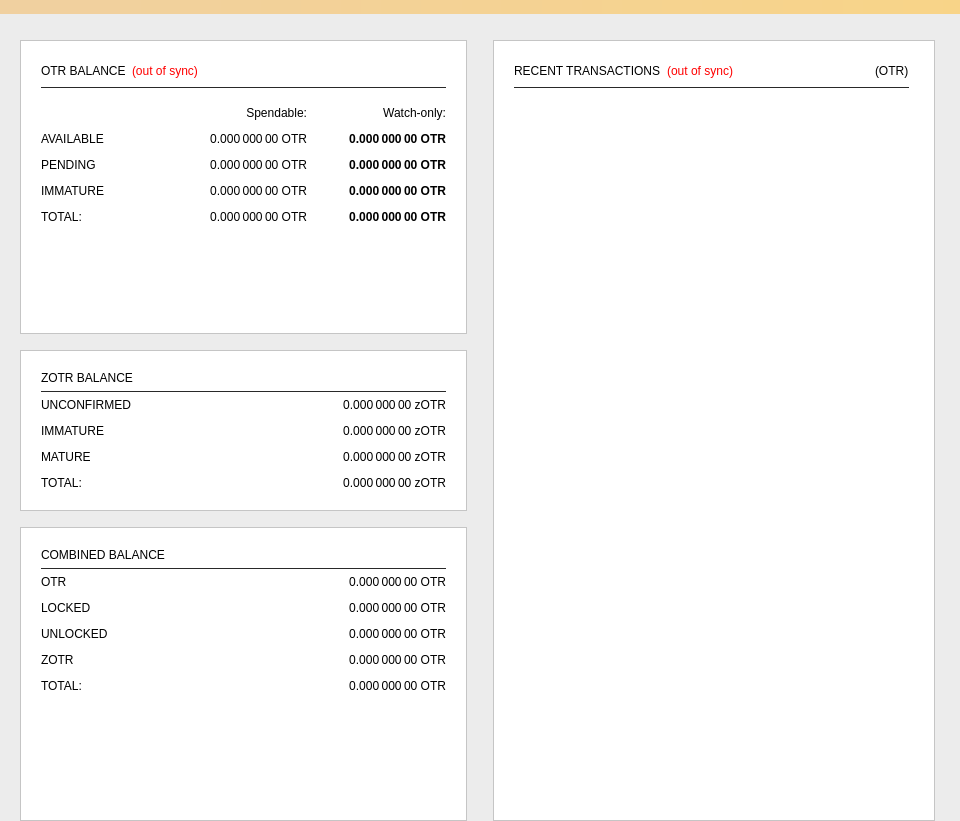
<?xml version="1.0" encoding="UTF-8"?>
<ui version="4.0">
 <class>OverviewPage</class>
 <widget class="QWidget" name="OverviewPage">
  <property name="geometry">
   <rect>
    <x>0</x>
    <y>0</y>
    <width>960</width>
    <height>821</height>
   </rect>
  </property>
  <property name="minimumSize">
   <size>
    <width>960</width>
    <height>0</height>
   </size>
  </property>
  <property name="windowTitle">
   <string>Form</string>
  </property>
  <property name="styleSheet">
   <string notr="true">background-color: #ececec;</string>
  </property>
  <layout class="QVBoxLayout" name="topLayout">
   <property name="leftMargin">
    <number>0</number>
   </property>
   <property name="topMargin">
    <number>0</number>
   </property>
   <property name="rightMargin">
    <number>0</number>
   </property>
   <property name="bottomMargin">
    <number>0</number>
   </property>
   <item>
    <widget class="QLabel" name="labelAlerts">
     <property name="visible">
      <bool>false</bool>
     </property>
     <property name="styleSheet">
      <string notr="true">background-color: qlineargradient(x1: 0, y1: 0, x2: 1, y2: 0, stop:0 #F0D0A0, stop:1 #F8D488); color:#000000;</string>
     </property>
     <property name="wordWrap">
      <bool>true</bool>
     </property>
     <property name="margin">
      <number>3</number>
     </property>
    </widget>
   </item>
   <item>
    <widget class="QLabel" name="label">
     <property name="text">
      <string/>
     </property>
     <property name="pixmap">
      <pixmap resource="../OTRchain.qrc">:/images/OTRchain_logo_horizontal</pixmap>
     </property>
     <property name="alignment">
      <set>Qt::AlignCenter</set>
     </property>
     <property name="margin">
      <number>27</number>
     </property>
    </widget>
   </item>
   <item>
    <layout class="QHBoxLayout" name="horizontalLayout" stretch="1,1">
     <property name="bottomMargin">
      <number>0</number>
     </property>
     <item>
      <layout class="QVBoxLayout" name="verticalLayout_2">
       <property name="leftMargin">
        <number>20</number>
       </property>
       <property name="rightMargin">
        <number>10</number>
       </property>
       <item>
        <widget class="QFrame" name="frame">
         <property name="styleSheet">
          <string notr="true">background-color: #FFFFFF;</string>
         </property>
         <property name="frameShape">
          <enum>QFrame::StyledPanel</enum>
         </property>
         <property name="frameShadow">
          <enum>QFrame::Raised</enum>
         </property>
         <layout class="QVBoxLayout" name="verticalLayout_4">
          <property name="leftMargin">
           <number>20</number>
          </property>
          <property name="topMargin">
           <number>20</number>
          </property>
          <property name="rightMargin">
           <number>20</number>
          </property>
          <property name="bottomMargin">
           <number>20</number>
          </property>
          <item>
           <layout class="QHBoxLayout" name="horizontalLayout_4">
            <item>
             <widget class="QLabel" name="label_5">
              <property name="font">
               <font>
                <weight>50</weight>
                <bold>false</bold>
               </font>
              </property>
              <property name="text">
               <string>OTR BALANCE</string>
              </property>
             </widget>
            </item>
            <item>
             <widget class="QLabel" name="labelWalletStatus">
              <property name="cursor">
               <cursorShape>WhatsThisCursor</cursorShape>
              </property>
              <property name="toolTip">
               <string>The displayed information may be out of date. Your wallet automatically synchronizes with the OTRchain network after a connection is established, but this process has not completed yet.</string>
              </property>
              <property name="styleSheet">
               <string notr="true">QLabel { color: red; }</string>
              </property>
              <property name="text">
               <string notr="true">(out of sync)</string>
              </property>
              <property name="alignment">
               <set>Qt::AlignLeading|Qt::AlignLeft|Qt::AlignVCenter</set>
              </property>
             </widget>
            </item>
            <item>
             <spacer name="horizontalSpacer_3">
              <property name="orientation">
               <enum>Qt::Horizontal</enum>
              </property>
              <property name="sizeHint" stdset="0">
               <size>
                <width>40</width>
                <height>20</height>
               </size>
              </property>
             </spacer>
            </item>
           </layout>
          </item>
          <item>
           <widget class="QLabel" name="label_3">
            <property name="maximumSize">
             <size>
              <width>16777215</width>
              <height>1</height>
             </size>
            </property>
            <property name="styleSheet">
             <string notr="true">background-color: #292929;</string>
            </property>
            <property name="text">
             <string/>
            </property>
           </widget>
          </item>
          <item>
           <layout class="QGridLayout" name="gridLayout">
            <property name="topMargin">
             <number>12</number>
            </property>
            <property name="spacing">
             <number>12</number>
            </property>
            <item row="2" column="2">
             <widget class="QLabel" name="labelWatchPending">
              <property name="font">
               <font>
                <weight>75</weight>
                <bold>true</bold>
               </font>
              </property>
              <property name="cursor">
               <cursorShape>IBeamCursor</cursorShape>
              </property>
              <property name="toolTip">
               <string>Unconfirmed transactions to watch-only addresses</string>
              </property>
              <property name="text">
               <string notr="true">0.000 000 00 OTR</string>
              </property>
              <property name="alignment">
               <set>Qt::AlignRight|Qt::AlignTrailing|Qt::AlignVCenter</set>
              </property>
              <property name="textInteractionFlags">
               <set>Qt::LinksAccessibleByMouse|Qt::TextSelectableByKeyboard|Qt::TextSelectableByMouse</set>
              </property>
             </widget>
            </item>
            <item row="2" column="1">
             <widget class="QLabel" name="labelUnconfirmed">
              <property name="font">
               <font>
                <weight>50</weight>
                <bold>false</bold>
               </font>
              </property>
              <property name="cursor">
               <cursorShape>IBeamCursor</cursorShape>
              </property>
              <property name="toolTip">
               <string>Total of transactions that have yet to be confirmed, and do not yet count toward the spendable balance</string>
              </property>
              <property name="text">
               <string notr="true">0.000 000 00 OTR</string>
              </property>
              <property name="alignment">
               <set>Qt::AlignRight|Qt::AlignTrailing|Qt::AlignVCenter</set>
              </property>
              <property name="textInteractionFlags">
               <set>Qt::LinksAccessibleByMouse|Qt::TextSelectableByKeyboard|Qt::TextSelectableByMouse</set>
              </property>
             </widget>
            </item>
            <item row="3" column="2">
             <widget class="QLabel" name="labelWatchImmature">
              <property name="font">
               <font>
                <weight>75</weight>
                <bold>true</bold>
               </font>
              </property>
              <property name="cursor">
               <cursorShape>IBeamCursor</cursorShape>
              </property>
              <property name="toolTip">
               <string>Staked or masternode rewards in watch-only addresses that has not yet matured</string>
              </property>
              <property name="text">
               <string notr="true">0.000 000 00 OTR</string>
              </property>
              <property name="alignment">
               <set>Qt::AlignRight|Qt::AlignTrailing|Qt::AlignVCenter</set>
              </property>
              <property name="textInteractionFlags">
               <set>Qt::LinksAccessibleByMouse|Qt::TextSelectableByKeyboard|Qt::TextSelectableByMouse</set>
              </property>
             </widget>
            </item>
            <item row="4" column="0">
             <widget class="QLabel" name="labelTotalText">
              <property name="text">
               <string>TOTAL:</string>
              </property>
             </widget>
            </item>
            <item row="3" column="1">
             <widget class="QLabel" name="labelImmature">
              <property name="font">
               <font>
                <weight>50</weight>
                <bold>false</bold>
               </font>
              </property>
              <property name="cursor">
               <cursorShape>IBeamCursor</cursorShape>
              </property>
              <property name="toolTip">
               <string>Staked or masternode rewards that has not yet matured</string>
              </property>
              <property name="text">
               <string notr="true">0.000 000 00 OTR</string>
              </property>
              <property name="alignment">
               <set>Qt::AlignRight|Qt::AlignTrailing|Qt::AlignVCenter</set>
              </property>
              <property name="textInteractionFlags">
               <set>Qt::LinksAccessibleByMouse|Qt::TextSelectableByKeyboard|Qt::TextSelectableByMouse</set>
              </property>
             </widget>
            </item>
            <item row="3" column="0">
             <widget class="QLabel" name="labelImmatureText">
              <property name="text">
               <string>IMMATURE</string>
              </property>
             </widget>
            </item>
            <item row="4" column="1">
             <widget class="QLabel" name="labelTotal">
              <property name="font">
               <font>
                <weight>50</weight>
                <bold>false</bold>
               </font>
              </property>
              <property name="cursor">
               <cursorShape>IBeamCursor</cursorShape>
              </property>
              <property name="toolTip">
               <string>Your current total balance</string>
              </property>
              <property name="text">
               <string notr="true">0.000 000 00 OTR</string>
              </property>
              <property name="alignment">
               <set>Qt::AlignRight|Qt::AlignTrailing|Qt::AlignVCenter</set>
              </property>
              <property name="textInteractionFlags">
               <set>Qt::LinksAccessibleByMouse|Qt::TextSelectableByKeyboard|Qt::TextSelectableByMouse</set>
              </property>
             </widget>
            </item>
            <item row="4" column="2">
             <widget class="QLabel" name="labelWatchTotal">
              <property name="font">
               <font>
                <weight>75</weight>
                <bold>true</bold>
               </font>
              </property>
              <property name="cursor">
               <cursorShape>IBeamCursor</cursorShape>
              </property>
              <property name="toolTip">
               <string>Current total balance in watch-only addresses</string>
              </property>
              <property name="text">
               <string notr="true">0.000 000 00 OTR</string>
              </property>
              <property name="alignment">
               <set>Qt::AlignRight|Qt::AlignTrailing|Qt::AlignVCenter</set>
              </property>
              <property name="textInteractionFlags">
               <set>Qt::LinksAccessibleByMouse|Qt::TextSelectableByKeyboard|Qt::TextSelectableByMouse</set>
              </property>
             </widget>
            </item>
            <item row="0" column="2">
             <widget class="QLabel" name="labelWatchonly">
              <property name="text">
               <string>Watch-only:</string>
              </property>
              <property name="alignment">
               <set>Qt::AlignRight|Qt::AlignTrailing|Qt::AlignVCenter</set>
              </property>
             </widget>
            </item>
            <item row="1" column="0">
             <widget class="QLabel" name="labelBalanceText">
              <property name="text">
               <string>AVAILABLE</string>
              </property>
             </widget>
            </item>
            <item row="1" column="1">
             <widget class="QLabel" name="labelBalance">
              <property name="font">
               <font>
                <weight>50</weight>
                <bold>false</bold>
               </font>
              </property>
              <property name="cursor">
               <cursorShape>IBeamCursor</cursorShape>
              </property>
              <property name="toolTip">
               <string>Your current spendable balance</string>
              </property>
              <property name="text">
               <string notr="true">0.000 000 00 OTR</string>
              </property>
              <property name="alignment">
               <set>Qt::AlignRight|Qt::AlignTrailing|Qt::AlignVCenter</set>
              </property>
              <property name="textInteractionFlags">
               <set>Qt::LinksAccessibleByMouse|Qt::TextSelectableByKeyboard|Qt::TextSelectableByMouse</set>
              </property>
             </widget>
            </item>
            <item row="1" column="2">
             <widget class="QLabel" name="labelWatchAvailable">
              <property name="font">
               <font>
                <weight>75</weight>
                <bold>true</bold>
               </font>
              </property>
              <property name="cursor">
               <cursorShape>IBeamCursor</cursorShape>
              </property>
              <property name="toolTip">
               <string>Your current balance in watch-only addresses</string>
              </property>
              <property name="text">
               <string notr="true">0.000 000 00 OTR</string>
              </property>
              <property name="alignment">
               <set>Qt::AlignRight|Qt::AlignTrailing|Qt::AlignVCenter</set>
              </property>
              <property name="textInteractionFlags">
               <set>Qt::LinksAccessibleByMouse|Qt::TextSelectableByKeyboard|Qt::TextSelectableByMouse</set>
              </property>
             </widget>
            </item>
            <item row="2" column="0">
             <widget class="QLabel" name="labelPendingText">
              <property name="text">
               <string>PENDING</string>
              </property>
             </widget>
            </item>
            <item row="0" column="1">
             <widget class="QLabel" name="labelSpendable">
              <property name="text">
               <string>Spendable:</string>
              </property>
              <property name="alignment">
               <set>Qt::AlignRight|Qt::AlignTrailing|Qt::AlignVCenter</set>
              </property>
             </widget>
            </item>
           </layout>
          </item>
          <item>
           <spacer name="verticalSpacer_4">
            <property name="orientation">
             <enum>Qt::Vertical</enum>
            </property>
            <property name="sizeHint" stdset="0">
             <size>
              <width>20</width>
              <height>40</height>
             </size>
            </property>
           </spacer>
          </item>
         </layout>
        </widget>
       </item>
       <item>
        <spacer name="verticalSpacer_2">
         <property name="orientation">
          <enum>Qt::Vertical</enum>
         </property>
         <property name="sizeType">
          <enum>QSizePolicy::Fixed</enum>
         </property>
         <property name="sizeHint" stdset="0">
          <size>
           <width>20</width>
           <height>10</height>
          </size>
         </property>
        </spacer>
       </item>
       <item>
        <widget class="QFrame" name="frame_4">
         <property name="styleSheet">
          <string notr="true">background-color: #FFFFFF;</string>
         </property>
         <property name="frameShape">
          <enum>QFrame::StyledPanel</enum>
         </property>
         <property name="frameShadow">
          <enum>QFrame::Raised</enum>
         </property>
         <layout class="QVBoxLayout" name="verticalLayout_7">
          <property name="leftMargin">
           <number>20</number>
          </property>
          <property name="topMargin">
           <number>20</number>
          </property>
          <property name="rightMargin">
           <number>20</number>
          </property>
          <property name="bottomMargin">
           <number>20</number>
          </property>
          <item>
           <layout class="QHBoxLayout" name="horizontalLayout_8" stretch="0">
            <item>
             <widget class="QLabel" name="label_5z_3">
              <property name="maximumSize">
               <size>
                <width>16777215</width>
                <height>20</height>
               </size>
              </property>
              <property name="font">
               <font>
                <weight>50</weight>
                <bold>false</bold>
               </font>
              </property>
              <property name="text">
               <string>ZOTR BALANCE</string>
              </property>
             </widget>
            </item>
           </layout>
          </item>
          <item>
           <widget class="QLabel" name="label_6">
            <property name="maximumSize">
             <size>
              <width>16777215</width>
              <height>1</height>
             </size>
            </property>
            <property name="styleSheet">
             <string notr="true">background-color: #292929;</string>
            </property>
            <property name="text">
             <string/>
            </property>
           </widget>
          </item>
          <item>
           <layout class="QGridLayout" name="gridLayout_5">
            <property name="topMargin">
             <number>0</number>
            </property>
            <property name="spacing">
             <number>12</number>
            </property>
            <item row="4" column="0">
             <widget class="QLabel" name="labelzBalanceMatureText">
              <property name="toolTip">
               <string>Mature: more than 20 confirmation and more than 1 mints of the same denomination after it was minted.
These zOTR are spendable.</string>
              </property>
              <property name="text">
               <string>MATURE</string>
              </property>
             </widget>
            </item>
            <item row="4" column="1">
             <widget class="QLabel" name="labelzBalanceMature">
              <property name="font">
               <font>
                <weight>50</weight>
                <bold>false</bold>
               </font>
              </property>
              <property name="toolTip">
               <string>Mature: more than 20 confirmation and more than 1 mints of the same denomination after it was minted.
These zOTR are spendable.</string>
              </property>
              <property name="text">
               <string>0.000 000 00 zOTR</string>
              </property>
              <property name="alignment">
               <set>Qt::AlignRight|Qt::AlignTrailing|Qt::AlignVCenter</set>
              </property>
             </widget>
            </item>
            <item row="2" column="0">
             <widget class="QLabel" name="labelzBalanceUnconfirmedText">
              <property name="toolTip">
               <string>Unconfirmed: less than 20 confirmations
Immature: confirmed, but less than 1 mints of the same denomination after it was minted</string>
              </property>
              <property name="text">
               <string>UNCONFIRMED</string>
              </property>
             </widget>
            </item>
            <item row="2" column="1">
             <widget class="QLabel" name="labelzBalanceUnconfirmed">
              <property name="font">
               <font>
                <weight>50</weight>
                <bold>false</bold>
               </font>
              </property>
              <property name="toolTip">
               <string>Unconfirmed: less than 20 confirmations
Immature: confirmed, but less than 1 mints of the same denomination after it was minted</string>
              </property>
              <property name="text">
               <string>0.000 000 00 zOTR</string>
              </property>
              <property name="alignment">
               <set>Qt::AlignRight|Qt::AlignTrailing|Qt::AlignVCenter</set>
              </property>
             </widget>
            </item>
            <item row="3" column="0">
             <widget class="QLabel" name="labelzBalanceImmatureText">
              <property name="toolTip">
               <string>Unconfirmed: less than 20 confirmations
Immature: confirmed, but less than 1 mints of the same denomination after it was minted</string>
              </property>
              <property name="text">
               <string>IMMATURE</string>
              </property>
             </widget>
            </item>
            <item row="3" column="1">
             <widget class="QLabel" name="labelzBalanceImmature">
              <property name="font">
               <font>
                <weight>50</weight>
                <bold>false</bold>
               </font>
              </property>
              <property name="toolTip">
               <string>Unconfirmed: less than 20 confirmations
Immature: confirmed, but less than 1 mints of the same denomination after it was minted</string>
              </property>
              <property name="text">
               <string>0.000 000 00 zOTR</string>
              </property>
              <property name="alignment">
               <set>Qt::AlignRight|Qt::AlignTrailing|Qt::AlignVCenter</set>
              </property>
             </widget>
            </item>
            <item row="5" column="0">
             <widget class="QLabel" name="labelzBalanceText">
              <property name="toolTip">
               <string>All available zOTR, unconfirmed and immature zOTR included.</string>
              </property>
              <property name="text">
               <string>TOTAL:</string>
              </property>
             </widget>
            </item>
            <item row="5" column="1">
             <widget class="QLabel" name="labelzBalance">
              <property name="font">
               <font>
                <weight>50</weight>
                <bold>false</bold>
               </font>
              </property>
              <property name="cursor">
               <cursorShape>IBeamCursor</cursorShape>
              </property>
              <property name="toolTip">
               <string>All available zOTR, unconfirmed and immature zOTR included.</string>
              </property>
              <property name="text">
               <string notr="true">0.000 000 00 zOTR</string>
              </property>
              <property name="alignment">
               <set>Qt::AlignRight|Qt::AlignTrailing|Qt::AlignVCenter</set>
              </property>
              <property name="textInteractionFlags">
               <set>Qt::LinksAccessibleByMouse|Qt::TextSelectableByKeyboard|Qt::TextSelectableByMouse</set>
              </property>
             </widget>
            </item>
           </layout>
          </item>
         </layout>
        </widget>
       </item>
       <item>
        <spacer name="verticalSpacer_3">
         <property name="orientation">
          <enum>Qt::Vertical</enum>
         </property>
         <property name="sizeType">
          <enum>QSizePolicy::Fixed</enum>
         </property>
         <property name="sizeHint" stdset="0">
          <size>
           <width>20</width>
           <height>10</height>
          </size>
         </property>
        </spacer>
       </item>
       <item>
        <widget class="QFrame" name="frame_3">
         <property name="styleSheet">
          <string notr="true">background-color: #FFFFFF;</string>
         </property>
         <property name="frameShape">
          <enum>QFrame::StyledPanel</enum>
         </property>
         <property name="frameShadow">
          <enum>QFrame::Raised</enum>
         </property>
         <layout class="QVBoxLayout" name="verticalLayout_5">
          <property name="leftMargin">
           <number>20</number>
          </property>
          <property name="topMargin">
           <number>20</number>
          </property>
          <property name="rightMargin">
           <number>20</number>
          </property>
          <property name="bottomMargin">
           <number>20</number>
          </property>
          <item>
           <layout class="QHBoxLayout" name="horizontalLayout_5" stretch="0">
            <item>
             <widget class="QLabel" name="label_5z">
              <property name="maximumSize">
               <size>
                <width>16777215</width>
                <height>20</height>
               </size>
              </property>
              <property name="font">
               <font>
                <weight>50</weight>
                <bold>false</bold>
               </font>
              </property>
              <property name="toolTip">
               <string>Combined Balances (including unconfirmed and immature coins)</string>
              </property>
              <property name="text">
               <string>COMBINED BALANCE</string>
              </property>
             </widget>
            </item>
           </layout>
          </item>
          <item>
           <widget class="QLabel" name="label_7">
            <property name="maximumSize">
             <size>
              <width>16777215</width>
              <height>1</height>
             </size>
            </property>
            <property name="styleSheet">
             <string notr="true">background-color: #292929;</string>
            </property>
            <property name="text">
             <string/>
            </property>
           </widget>
          </item>
          <item>
           <layout class="QGridLayout" name="gridLayout_3" rowstretch="0,0,0,0,0,0,0,0" rowminimumheight="0,0,0,0,0,0,0,0" columnminimumwidth="0,0">
            <property name="sizeConstraint">
             <enum>QLayout::SetMinimumSize</enum>
            </property>
            <property name="topMargin">
             <number>0</number>
            </property>
            <property name="spacing">
             <number>12</number>
            </property>
            <item row="4" column="1">
             <widget class="QLabel" name="labelzBalancez">
              <property name="font">
               <font>
                <weight>50</weight>
                <bold>false</bold>
               </font>
              </property>
              <property name="cursor">
               <cursorShape>IBeamCursor</cursorShape>
              </property>
              <property name="toolTip">
               <string>Total of transactions that have yet to be confirmed, and do not yet count toward the spendable balance</string>
              </property>
              <property name="text">
               <string notr="true">0.000 000 00 OTR</string>
              </property>
              <property name="alignment">
               <set>Qt::AlignRight|Qt::AlignTrailing|Qt::AlignVCenter</set>
              </property>
              <property name="textInteractionFlags">
               <set>Qt::LinksAccessibleByMouse|Qt::TextSelectableByKeyboard|Qt::TextSelectableByMouse</set>
              </property>
             </widget>
            </item>
            <item row="1" column="0">
             <widget class="QLabel" name="labelBalanceTextz">
              <property name="minimumSize">
               <size>
                <width>0</width>
                <height>0</height>
               </size>
              </property>
              <property name="text">
               <string>OTR</string>
              </property>
             </widget>
            </item>
            <item row="1" column="1">
             <widget class="QLabel" name="labelBalancez">
              <property name="font">
               <font>
                <weight>50</weight>
                <bold>false</bold>
               </font>
              </property>
              <property name="cursor">
               <cursorShape>IBeamCursor</cursorShape>
              </property>
              <property name="toolTip">
               <string>Your current spendable balance</string>
              </property>
              <property name="text">
               <string notr="true">0.000 000 00 OTR</string>
              </property>
              <property name="alignment">
               <set>Qt::AlignRight|Qt::AlignTrailing|Qt::AlignVCenter</set>
              </property>
              <property name="textInteractionFlags">
               <set>Qt::LinksAccessibleByMouse|Qt::TextSelectableByKeyboard|Qt::TextSelectableByMouse</set>
              </property>
             </widget>
            </item>
            <item row="4" column="0">
             <widget class="QLabel" name="labelzBalanceTextz">
              <property name="toolTip">
               <string/>
              </property>
              <property name="text">
               <string>ZOTR</string>
              </property>
             </widget>
            </item>
            <item row="2" column="1">
             <widget class="QLabel" name="labelLockedBalance">
              <property name="toolTip">
               <string>Locked OTR or Masternode collaterals. These are excluded from zOTR minting.</string>
              </property>
              <property name="text">
               <string>0.000 000 00 OTR</string>
              </property>
              <property name="alignment">
               <set>Qt::AlignRight|Qt::AlignTrailing|Qt::AlignVCenter</set>
              </property>
             </widget>
            </item>
            <item row="2" column="0">
             <widget class="QLabel" name="labelLockedBalanceText">
              <property name="toolTip">
               <string>Locked OTR or Masternode collaterals. These are excluded from zOTR minting.</string>
              </property>
              <property name="text">
               <string>LOCKED</string>
              </property>
             </widget>
            </item>
            <item row="3" column="0">
             <widget class="QLabel" name="labelUnLockedBalanceText">
              <property name="toolTip">
               <string>Unlocked OTRs. These can be used for zOTR minting.</string>
              </property>
              <property name="text">
               <string>UNLOCKED</string>
              </property>
             </widget>
            </item>
            <item row="3" column="1">
             <widget class="QLabel" name="labelUnLockedBalance">
              <property name="toolTip">
               <string>Unlocked OTRs. These can be used for zOTR minting.</string>
              </property>
              <property name="text">
               <string>0.000 000 00 OTR</string>
              </property>
              <property name="alignment">
               <set>Qt::AlignRight|Qt::AlignTrailing|Qt::AlignVCenter</set>
              </property>
             </widget>
            </item>
            <item row="5" column="1">
             <widget class="QLabel" name="labelTotalz">
              <property name="font">
               <font>
                <weight>50</weight>
                <bold>false</bold>
               </font>
              </property>
              <property name="cursor">
               <cursorShape>IBeamCursor</cursorShape>
              </property>
              <property name="toolTip">
               <string>Total Balance, including unconfirmed and immature coins.</string>
              </property>
              <property name="text">
               <string notr="true">0.000 000 00 OTR</string>
              </property>
              <property name="alignment">
               <set>Qt::AlignRight|Qt::AlignTrailing|Qt::AlignVCenter</set>
              </property>
              <property name="textInteractionFlags">
               <set>Qt::LinksAccessibleByMouse|Qt::TextSelectableByKeyboard|Qt::TextSelectableByMouse</set>
              </property>
             </widget>
            </item>
            <item row="5" column="0">
             <widget class="QLabel" name="labelTotalTextz">
              <property name="text">
               <string>TOTAL:</string>
              </property>
             </widget>
            </item>
           </layout>
          </item>
          <item>
           <spacer name="verticalSpacer">
            <property name="orientation">
             <enum>Qt::Vertical</enum>
            </property>
            <property name="sizeHint" stdset="0">
             <size>
              <width>20</width>
              <height>40</height>
             </size>
            </property>
           </spacer>
          </item>
         </layout>
        </widget>
       </item>
      </layout>
     </item>
     <item>
      <layout class="QVBoxLayout" name="verticalLayout_3">
       <property name="leftMargin">
        <number>10</number>
       </property>
       <property name="rightMargin">
        <number>25</number>
       </property>
       <item>
        <widget class="QFrame" name="frame_2">
         <property name="styleSheet">
          <string notr="true">background-color: #FFFFFF;
</string>
         </property>
         <property name="frameShape">
          <enum>QFrame::StyledPanel</enum>
         </property>
         <property name="frameShadow">
          <enum>QFrame::Raised</enum>
         </property>
         <layout class="QVBoxLayout" name="verticalLayout">
          <property name="leftMargin">
           <number>0</number>
          </property>
          <property name="topMargin">
           <number>20</number>
          </property>
          <property name="rightMargin">
           <number>0</number>
          </property>
          <item>
           <layout class="QHBoxLayout" name="horizontalLayout_2">
            <property name="leftMargin">
             <number>20</number>
            </property>
            <property name="rightMargin">
             <number>25</number>
            </property>
            <item>
             <widget class="QLabel" name="label_4">
              <property name="font">
               <font>
                <weight>50</weight>
                <bold>false</bold>
               </font>
              </property>
              <property name="text">
               <string>RECENT TRANSACTIONS</string>
              </property>
             </widget>
            </item>
            <item>
             <widget class="QLabel" name="labelTransactionsStatus">
              <property name="cursor">
               <cursorShape>WhatsThisCursor</cursorShape>
              </property>
              <property name="toolTip">
               <string>The displayed information may be out of date. Your wallet automatically synchronizes with the OTRchain network after a connection is established, but this process has not completed yet.</string>
              </property>
              <property name="styleSheet">
               <string notr="true">QLabel { color: red; }</string>
              </property>
              <property name="text">
               <string notr="true">(out of sync)</string>
              </property>
              <property name="alignment">
               <set>Qt::AlignRight|Qt::AlignTrailing|Qt::AlignVCenter</set>
              </property>
             </widget>
            </item>
            <item>
             <spacer name="horizontalSpacer">
              <property name="orientation">
               <enum>Qt::Horizontal</enum>
              </property>
              <property name="sizeHint" stdset="0">
               <size>
                <width>40</width>
                <height>20</height>
               </size>
              </property>
             </spacer>
            </item>
            <item>
             <widget class="QLabel" name="label_2">
              <property name="text">
               <string>(OTR)</string>
              </property>
             </widget>
            </item>
           </layout>
          </item>
          <item>
           <widget class="QLabel" name="label_8">
            <property name="maximumSize">
             <size>
              <width>16777215</width>
              <height>1</height>
             </size>
            </property>
            <property name="styleSheet">
             <string notr="true">background-color: #292929;
margin-left:20px;
margin-right:25px;
</string>
            </property>
            <property name="text">
             <string/>
            </property>
           </widget>
          </item>
          <item>
           <widget class="QListView" name="listTransactions">
            <property name="styleSheet">
             <string notr="true"/>
            </property>
            <property name="frameShape">
             <enum>QFrame::NoFrame</enum>
            </property>
            <property name="verticalScrollBarPolicy">
             <enum>Qt::ScrollBarAlwaysOff</enum>
            </property>
            <property name="horizontalScrollBarPolicy">
             <enum>Qt::ScrollBarAlwaysOff</enum>
            </property>
            <property name="alternatingRowColors">
             <bool>true</bool>
            </property>
            <property name="selectionMode">
             <enum>QAbstractItemView::NoSelection</enum>
            </property>
           </widget>
          </item>
         </layout>
        </widget>
       </item>
      </layout>
     </item>
    </layout>
   </item>
  </layout>
 </widget>
 <resources>
  <include location="../OTRchain.qrc"/>
 </resources>
 <connections/>
</ui>
